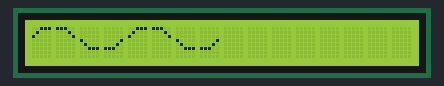
The program below on a simulated ATmega328P, built with avr-gcc and emulated at 16 MHz. Parts: 16×1 character LCD. Wiring (inferred from the names in the program): character LCD (HD44780): RS PB0; R/W PB2; E PB1; data PD4, PD5, PD6, PD7.

Above: at 6.3 s.
At 7.2 s:
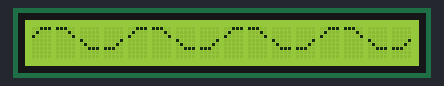
At 15.0 s:
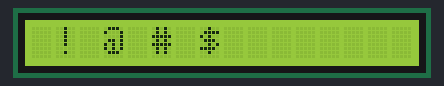
At 20.4 s:
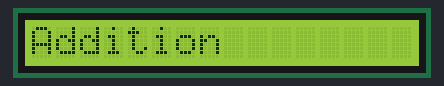
At 33.7 s:
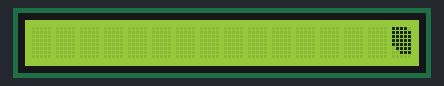
At 36.2 s:
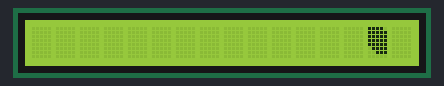

The program:

lcd_special_char.c
```c
/* Activity: lcd_special_char
 *
 * @Author     Shrikrishna Bhagirath Rajule
 * @Date       2020/03/20
 *
 * AIM:
 * To interface the LCD on Proteus 8 Demonstration and to perform the Activity 1
 * i) Sine Wave
 * ii)Special Characters
 *
 *
 * CONNECTIONS:
 *
 * LCD:                 Port B and Port D       <br>
 * Control Pins:        <br>
 *	 RS		    :       PB0						<br>
 *	 RW			:       PB2						<br>
 *	 EN			:       PB1						<br>
 * Data Pins:           <br>
 *	 DB7		:	    PD7						<br>
 *	 DB6		:	    PD6						<br>
 *	 DB5		:	    PD5						<br>
 *	 DB4		:	    PD4						<br>
 *
 *
 * MACRO_DEFINITIONS:
 *
 * Macros for LCD:			<br>
 *
 * lcd_data_ddr_reg			:		DDRD			<br>
 * lcd_control_ddr_reg		:	    DDRB			<br>
 *
 * lcd_data_port_reg		:		PORTD			<br>
 * lcd_control_port_reg		:		PORTB			<br>
 *
 * RS_pin					:			0			<br>
 * RW_pin					:			2			<br>
 * EN_pin					:			1			<br>
 *
 * DB7_pin					:			7			<br>
 * DB6_pin					:			6			<br>
 * DB5_pin					:			5			<br>
 * DB4_pin					:			4			<br>
 *
 */


//---------------------------------- HEADER FILES -----------------------------------------------------

#include "week4_simulation.h"				// Header file included that contains macro definitions essential for Proteus Demonstration
#include "lcd.h"							// LCD Header file included that contains function definitions essential to deal with LCD
#include <util/delay.h>						// Standard AVR Delay Library
#include <stdio.h>						    // Standard C Library for standard input output
#include <stdbool.h>						// Standard C Library for Boolean Type


//---------------------------------- GLOBAL VARIABLES ---------------------------------------------------
// Sine wave
unsigned char positive_1[8] = {0x00,0x07,0x08,0x10,0x00,0x00,0x00,0x00};
unsigned char positive_2[8] = {0x00,0x1C,0x02,0x01,0x00,0x00,0x00,0x00};
unsigned char negative_1[8] = {0x00,0x00,0x00,0x00,0x10,0x08,0x07,0x00};
unsigned char negative_2[8] = {0x00,0x00,0x00,0x00,0x01,0x02,0x1C,0x00};

// Arrow-->Apple
unsigned char apple_1[8] = {0x00,0x1E,0x1F,0x1F,0x1F,0x1F,0x0F,0x07};
unsigned char apple_2[8] = {0x00,0x0F,0x1F,0x1F,0x1F,0x1F,0x1E,0x1C};
unsigned char u_leaf[8] = {0x00,0x01,0x17,0x17,0x17,0x18,0x10,0x10};
unsigned char f_leaf[8] = {0x00,0x00,0x00,0x02,0x06,0x06,0x08,0x1F};
unsigned char arrow_head[8] = {0x00,0x08,0x0C,0x1E,0x1F,0x1E,0x0C,0x08};
unsigned char arrow_tail_1[8] = {0x00,0x00,0x00,0x1F,0x1F,0x1F,0x00,0x00};
unsigned char arrow_tail_2[8] = {0x00,0x00,0x0C,0x0F,0x0F,0x0F,0x0C,0x00};

// Fight against Covid-19
unsigned char hand_1[8] = {0x00,0x14,0x14,0x1F,0x1F,0x1E,0x00,0x00};
unsigned char hand_2[8] = {0x00,0x08,0x08,0x1F,0x1F,0x1E,0x00,0x00};
unsigned char hand_3[8] = {0x00,0x0A,0x0A,0x1F,0x1F,0x1E,0x00,0x00};
unsigned char water_drop[8] = {0x00,0x04,0x0E,0x1F,0x1F,0x1F,0x1F,0x0E};
unsigned char namaste[8] = {0x00,0x04,0x0E,0x0E,0x0E,0x1F,0x1B,0x1B};
unsigned char home[8] = {0x00,0x0C,0x0C,0x1F,0x1D,0x1F,0x13,0x13};
unsigned char corona[8] = {0x00,0x11,0x0E,0x0E,0x0E,0x11,0x00,0x00};


//---------------------------------- FUNCTIONS ---------------------------------------------------------


//----------------------------- LCD FUNCTIONS ----------------------------------------------------------


/*
 * Function Name: sine_wave
 * Input: None
 * Output: None
 * Logic: Function to perform Activity 1 : Sine Wave
 * Example Call: sine_wave();
 */
void sine_wave (void)
{

// To display scrolling text, "Sine wave" for 5 seconds

	char text[] = "Sine wave";
	lcd_wr_command(0x0C);           // Display ON and Cursor OFF
	lcd_string(1,16,text);			// Position and Text Display

	int i=0;
	while(i<32)
	{
		lcd_wr_command(0x18);		//Scrolling Display
		i++;
		_delay_ms(150);				// Delay of 150 milliseconds
	}


// To display the Output of Sine wave for 5 seconds

	lcd_clear();					// Clears LCD
	lcd_home();						// Sets the cursor's to home i.e. 1st row, 1st column

	lcd_create_custom_character(1,positive_1);      // Creates the first half of the Positive Sine Wave
	lcd_create_custom_character(2,positive_2);      // Creates the second half of the Positive Sine Wave
	lcd_create_custom_character(3,negative_1);      // Creates the first half of the Negative Sine Wave
	lcd_create_custom_character(4,negative_2);      // Creates the second half of the Negative Sine Wave

// Displays the Custom Character at particular positions to form a SINE WAVE on both the lines of the LCD
	lcd_wr_char(1,1,1);
	_delay_ms(40);                       // Delay of 40 milliseconds
	lcd_wr_char(1,2,2);
	_delay_ms(40);                       // Delay of 40 milliseconds
	lcd_wr_char(1,3,3);
	_delay_ms(40);                       // Delay of 40 milliseconds
	lcd_wr_char(1,4,4);
	_delay_ms(40);                       // Delay of 40 milliseconds
	lcd_wr_char(1,5,1);
	_delay_ms(40);                       // Delay of 40 milliseconds
	lcd_wr_char(1,6,2);
	_delay_ms(40);                       // Delay of 40 milliseconds
	lcd_wr_char(1,7,3);
	_delay_ms(40);                       // Delay of 40 milliseconds
	lcd_wr_char(1,8,4);
	_delay_ms(40);                       // Delay of 40 milliseconds
	lcd_wr_char(1,9,1);
	_delay_ms(40);                       // Delay of 40 milliseconds
	lcd_wr_char(1,10,2);
	_delay_ms(40);                       // Delay of 40 milliseconds
	lcd_wr_char(1,11,3);
	_delay_ms(40);                       // Delay of 40 milliseconds
	lcd_wr_char(1,12,4);
	_delay_ms(40);                       // Delay of 40 milliseconds
	lcd_wr_char(1,13,1);
	_delay_ms(40);                       // Delay of 40 milliseconds
	lcd_wr_char(1,14,2);
	_delay_ms(40);                       // Delay of 40 milliseconds
	lcd_wr_char(1,15,3);
	_delay_ms(40);                       // Delay of 40 milliseconds
	lcd_wr_char(1,16,4);
	_delay_ms(40);                       // Delay of 40 milliseconds
	lcd_wr_char(2,1,1);
	_delay_ms(40);                       // Delay of 40 milliseconds
	lcd_wr_char(2,2,2);
	_delay_ms(40);                       // Delay of 40 milliseconds
	lcd_wr_char(2,3,3);
	_delay_ms(40);                       // Delay of 40 milliseconds
	lcd_wr_char(2,4,4);
	_delay_ms(40);                       // Delay of 40 milliseconds
	lcd_wr_char(2,5,1);
	_delay_ms(40);                       // Delay of 40 milliseconds
	lcd_wr_char(2,6,2);
	_delay_ms(40);                       // Delay of 40 milliseconds
	lcd_wr_char(2,7,3);
	_delay_ms(40);                       // Delay of 40 milliseconds
	lcd_wr_char(2,8,4);
	_delay_ms(40);                       // Delay of 40 milliseconds
	lcd_wr_char(2,9,1);
	_delay_ms(40);                       // Delay of 40 milliseconds
	lcd_wr_char(2,10,2);
	_delay_ms(40);                       // Delay of 40 milliseconds
	lcd_wr_char(2,11,3);
	_delay_ms(40);                       // Delay of 40 milliseconds
	lcd_wr_char(2,12,4);
	_delay_ms(40);                       // Delay of 40 milliseconds
	lcd_wr_char(2,13,1);
	_delay_ms(40);                       // Delay of 40 milliseconds
	lcd_wr_char(2,14,2);
	_delay_ms(40);                       // Delay of 40 milliseconds
	lcd_wr_char(2,15,3);
	_delay_ms(40);                       // Delay of 40 milliseconds
	lcd_wr_char(2,16,4);
	_delay_ms(2000);                     // Delay of 2 seconds
}


/*
 * Function Name: special_char
 * Input: None
 * Output: None
 * Logic: Function to perform Activity 1 : Special Character
 * Example Call: special_char();
 */
void special_char (void)
{
// To display scrolling text, "Special Characters" for 5 seconds

	char text1[] = "Special Characters";
	lcd_wr_command(0x0C);           // Display ON and Cursor OFF
	lcd_string(1,16,text1);			// Position and Text Display

	int i=0;
	while(i<34)
	{
		lcd_wr_command(0x18);		//Scrolling Display
		i++;
		_delay_ms(130);				// Delay of 130 milliseconds
	}

// To display the Output of Special Characters in the sequence "! @ # $ % & *"

	lcd_clear();					// Clears LCD
	lcd_home();						// Sets the cursor's to home i.e. 1st row, 1st column

	char text2[] = "! @ # $ % & *";
	lcd_string(1,2,text2);          // To display the text/string at particular position on the LCD
	_delay_ms(5000);				// Delay of 5 seconds
}


/*
 * Function Name: additional_part
 * Input: None
 * Output: None
 * Logic: Function to perform Activity 1 : Creative Part
 * Example Call: additional_part();
 */
void additional_part(void)
{

	char text3[] = "Additional  part";
	lcd_wr_command(0x0C);           // Display ON and Cursor OFF
	lcd_string(1,1,text3);			// Position and Text Display
	_delay_ms(3000);				// Delay of 3 seconds

	lcd_clear();					// Clears LCD
	lcd_wr_command(0x0C);           // Display ON and Cursor OFF
	lcd_home();						// Sets the cursor's to home i.e. 1st row, 1st column

// Arrow and Apple

	char text4[] = "ARROW-->APPLE";
	lcd_wr_command(0x0C);           // Display ON and Cursor OFF
	lcd_string(1,22,text4);			// Position and Text Display

	int i=0;
	while(i<34)
	{
		lcd_wr_command(0x1C);		//Scrolling Display
		i++;
		_delay_ms(200);				// Delay of 200 milliseconds
	}

	lcd_clear();					// Clears LCD
	lcd_wr_command(0x0C);           // Display ON and Cursor OFF
	lcd_home();						// Sets the cursor's to home i.e. 1st row, 1st column

	lcd_create_custom_character(1,apple_1);           // Creates the first half of the Apple
	lcd_create_custom_character(2,apple_2);           // Creates the second half of the Apple
	lcd_create_custom_character(3,u_leaf);            // Creates the upright leaf
	lcd_create_custom_character(4,f_leaf);            // Creates the fallen leaf
	lcd_create_custom_character(5,arrow_head);        // Creates the Arrow head
	lcd_create_custom_character(6,arrow_tail_1);      // Creates the Arrow tail 1
	lcd_create_custom_character(7,arrow_tail_2);      // Creates the Arrow tail 2

	lcd_wr_char(2,8,1);
	lcd_wr_char(2,9,2);
	lcd_wr_char(1,9,3);
	lcd_wr_char(2,3,4);
	lcd_wr_char(2,2,5);
	lcd_wr_char(2,1,6);

	for(int j=3;j<22;j++)
	{
		lcd_clear();					// Clears LCD
		lcd_wr_char(2,8,1);
		lcd_wr_char(2,9,2);
		lcd_wr_char(1,9,3);
		lcd_wr_char(2,j,5);
		lcd_wr_char(2,j-1,6);
		lcd_wr_char(2,j-2,7);
		_delay_ms(100);                 // Delay of 100 milliseconds
	}
	lcd_clear();					// Clears LCD
	lcd_wr_char(2,7,1);
	lcd_wr_char(2,10,2);
	lcd_wr_char(2,11,4);
	_delay_ms(2000);				// Delay of 2 seconds

// Fight against Covid-19

	lcd_clear();					// Clears LCD
	lcd_wr_command(0x0C);           // Display ON and Cursor OFF
	lcd_home();						// Sets the cursor's to home i.e. 1st row, 1st column

	char text5[] = "Fight XX Covid-19";
	lcd_wr_command(0x0C);           // Display ON and Cursor OFF
	lcd_string(1,22,text5);			// Position and Text Display

	int k=0;
	while(k<34)
	{
		lcd_wr_command(0x1C);		//Scrolling Display
		k++;
		_delay_ms(200);				// Delay of 200 milliseconds
	}

	lcd_clear();					// Clears LCD
	lcd_wr_command(0x0C);           // Display ON and Cursor OFF
	lcd_home();						// Sets the cursor's to home i.e. 1st row, 1st column

	lcd_create_custom_character(1,hand_1);              // Creates hand position 1
	lcd_create_custom_character(2,hand_2);              // Creates hand position 2
	lcd_create_custom_character(3,hand_3);              // Creates hand position 3
	lcd_create_custom_character(4,water_drop);          // Creates water drop to wash hands
	lcd_create_custom_character(5,namaste);             // Creates namaste for greeting
	lcd_create_custom_character(6,home);                // Creates home to stay safe
	lcd_create_custom_character(7,corona);              // Creates Corona Virus

	char text6[] = "Namaste";
	char text7[] = "Stay Home";
	char text8[] = "Wash Hands";
	lcd_wr_command(0x0C);           // Display ON and Cursor OFF
	lcd_string(1,22,text6);			// Position and Text Display
	lcd_wr_char(1,29,5);            // Namaste Symbol

	int q=0;
	while(q<34)
	{
		lcd_wr_command(0x18);		//Scrolling Display
		q++;
		_delay_ms(100);				// Delay of 100 milliseconds
	}

	lcd_clear();					// Clears LCD
	lcd_wr_command(0x0C);           // Display ON and Cursor OFF
	lcd_string(2,22,text7);			// Position and Text Display
	lcd_wr_char(2,31,6);            // Stay Home Symbol

	int o=0;
	while(o<34)
	{
		lcd_wr_command(0x1C);		//Scrolling Display
		o++;
		_delay_ms(100);				// Delay of 100 milliseconds
	}

	lcd_clear();					// Clears LCD
	lcd_wr_command(0x0C);           // Display ON and Cursor OFF
	lcd_string(1,22,text8);			// Position and Text Display
	lcd_wr_char(1,32,1);            // Hand Wash Symbol

	int p=0;
	while(p<34)
	{
		lcd_wr_command(0x18);		//Scrolling Display
		p++;
		_delay_ms(100);				// Delay of 100 milliseconds
	}

	lcd_clear();					// Clears LCD
	lcd_wr_command(0x0C);           // Display ON and Cursor OFF
	lcd_home();						// Sets the cursor's to home i.e. 1st row, 1st column

	int n=4;
	while(n<18)
	{
		lcd_clear();                         // Clears LCD
		lcd_wr_char(1,1,5);
		lcd_wr_char(2,1,5);
		lcd_wr_char(1,2,6);
		lcd_wr_char(2,2,6);
		for(int l=1;l<4;l++)
		{
			lcd_wr_char(1,3,4);
			lcd_wr_char(2,3,l);
			_delay_ms(100);                  // Delay of 100 milliseconds
		}
		lcd_wr_char(1,n,7);
		lcd_wr_char(2,n,7);
		n++;
		_delay_ms(200);                     // Delay of 200 milliseconds
	}
	char text9[] = "WE";
	char text10[] = "WIN";
	lcd_wr_command(0x0C);           // Display ON and Cursor OFF
	lcd_string(1,13,text9);			// Position and Text Display
	lcd_string(2,13,text10);			// Position and Text Display
	_delay_ms(2000);                // Delay of 2 seconds

	lcd_clear();                         // Clears LCD

	char text11[] = "Thank You";
	lcd_wr_command(0x0C);           // Display ON and Cursor OFF
	lcd_string(1,4,text11);			// Position and Text Display
	_delay_ms(2000);                // Delay of 2 seconds
}


//---------------------------------- MAIN ----------------------------------------------------------------
/*
 *
 * @brief      Main Function
 *
 * @details    First Initializes LCD and calls functions to perform Activity 1
 *
 * @return 0
 */
int main(void)
{

	lcd_port_config();					// Initialize the LCD port
	lcd_init();							// Initialize the LCD


	lcd_clear();					// Clears LCD
	lcd_wr_command(0x0C);           // Display ON and Cursor OFF
	lcd_home();						// Sets the cursor's to home i.e. 1st row, 1st column

	sine_wave();					// Calls function "sine_wave" to display Sine Wave

	lcd_clear();					// Clears LCD
	lcd_wr_command(0x0C);           // Display ON and Cursor OFF
	lcd_home();						// Sets the cursor's to home i.e. 1st row, 1st column

	special_char();					// Calls function "special_char" to display Special Characters

	lcd_clear();					// Clears LCD
	lcd_wr_command(0x0C);           // Display ON and Cursor OFF
	lcd_home();						// Sets the cursor's to home i.e. 1st row, 1st column

	additional_part();              // Calls function "additional_part" to display creative part

	return 0;
}


//---------------------------------- END ------------------------------------------------------------------
```

lcd.h
```c
/*  lcd.h
 *
 * @Author     Shrikrishna Bhagirath Rajule
 * @Date       2020/03/20
 */

#ifndef LCD_H_
#define LCD_H_

// This function configures LCD pins as output
void lcd_port_config(void);

// This function configures the LCD to work in 4 bit mode instead of 8 bit mode
// to reduce the number of data lines required to be used
void lcd_set_4bit (void);

// This function gives specific command values to the LCD to perform necessary functions
// This also points address for storing newly created custom character in CGRAM
void lcd_wr_command (unsigned char cmd);

// This function initializes the LCD
void lcd_init(void);

// This function sets the cursor's to home i.e. 1st row, 1st column
void lcd_home(void);

// This function sets the cursor to the specified position
void lcd_cursor(char row, char column);

// This function clears LCD by giving specific command as input to lcd_wr_command() function
void lcd_clear(void);

// This function prints an alpha-numeric character at specified (row, column) position on LCD
void lcd_wr_char(char row, char column, unsigned char alpha_num_char);

// This function prints the given string on the LCD at the specified (row, column) position
void lcd_string(char row, char column, char* str);

// This function prints any integer value or value in a variable as integer
// on the specified location and up to the specified number of digits on LCD
void lcd_numeric_value(char row, char coloumn, int val, int digits);

// This function writes custom character data or 5*8 pixel values in DDRAM
void lcd_wr_custom_char(unsigned char hexa);

// This function creates the Custom Character
void lcd_create_custom_character(unsigned char location,unsigned char *pattern);

#endif /* LCD_H_ */
```

week4_simulation.h
```c
/*  week4_simulation.h
 *
 *
 * @Author     Shrikrishna Bhagirath Rajule
 * @Date       2020/03/20
 */


#ifndef WEEK4_SIMULATION_H_
#define WEEK4_SIMULATION_H_


#include <avr/io.h>				// Standard AVR IO Library
#include <avr/interrupt.h>		// Standard AVR Interrupt Library


// Definitions for ATmega328P micro-controller for sample projects in Proteus Demonstration
#if defined(__AVR_ATmega328P__)

	#define F_CPU								16000000


	#define lcd_data_ddr_reg					DDRD
	#define lcd_control_ddr_reg					DDRB

	#define lcd_data_port_reg					PORTD
	#define lcd_control_port_reg				PORTB

	#define RS_pin								0			// PB0	( IO8 )
	#define RW_pin								2			// PB2	( IO10 )
	#define EN_pin								1			// PB1	( IO9 )

	#define DB7_pin								7			// PD7	( IO7 )
	#define DB6_pin								6			// PD6	( IO6 )
	#define DB5_pin								5			// PD5	( IO5 )
	#define DB4_pin								4			// PD4	( IO4 )


#endif


#endif /* WEEK4_SIMULATION_H_ */
```

Source omitted: lcd.c (11508 bytes)

Measured:
- what the display in image 0 shows lasts 0.6 s, from 6.2 s to 6.8 s
- what the display in image 1 shows lasts 2.5 s, from 7.2 s to 9.7 s
- what the display in image 2 shows lasts 5.1 s, from 15.0 s to 20.1 s
- what the display in image 3 shows lasts 3.1 s, from 20.4 s to 23.5 s
- what the display in image 5 shows lasts 2.0 s, from 36.1 s to 38.1 s
